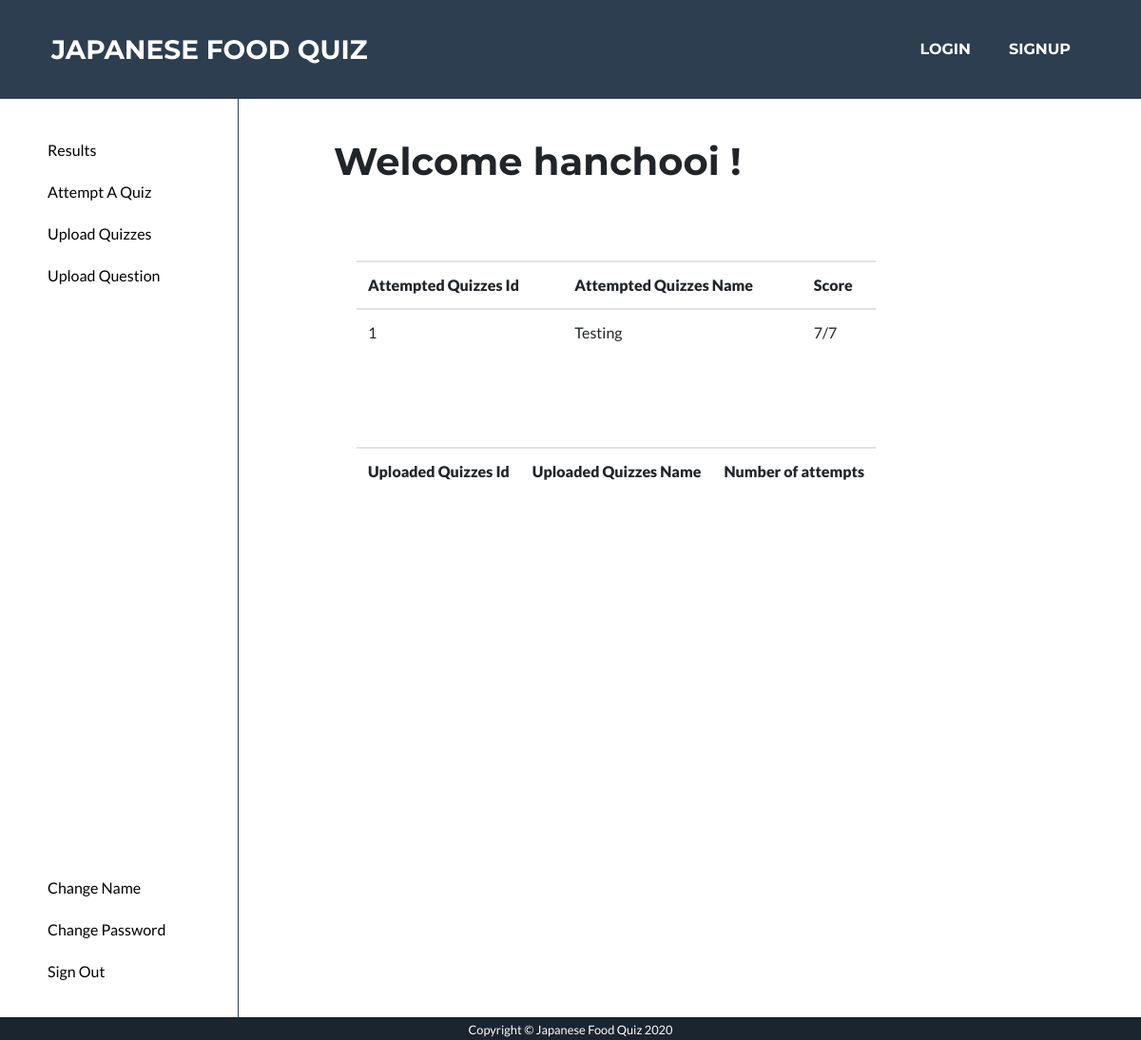
Before: /user_page (signed in) with the older database file.
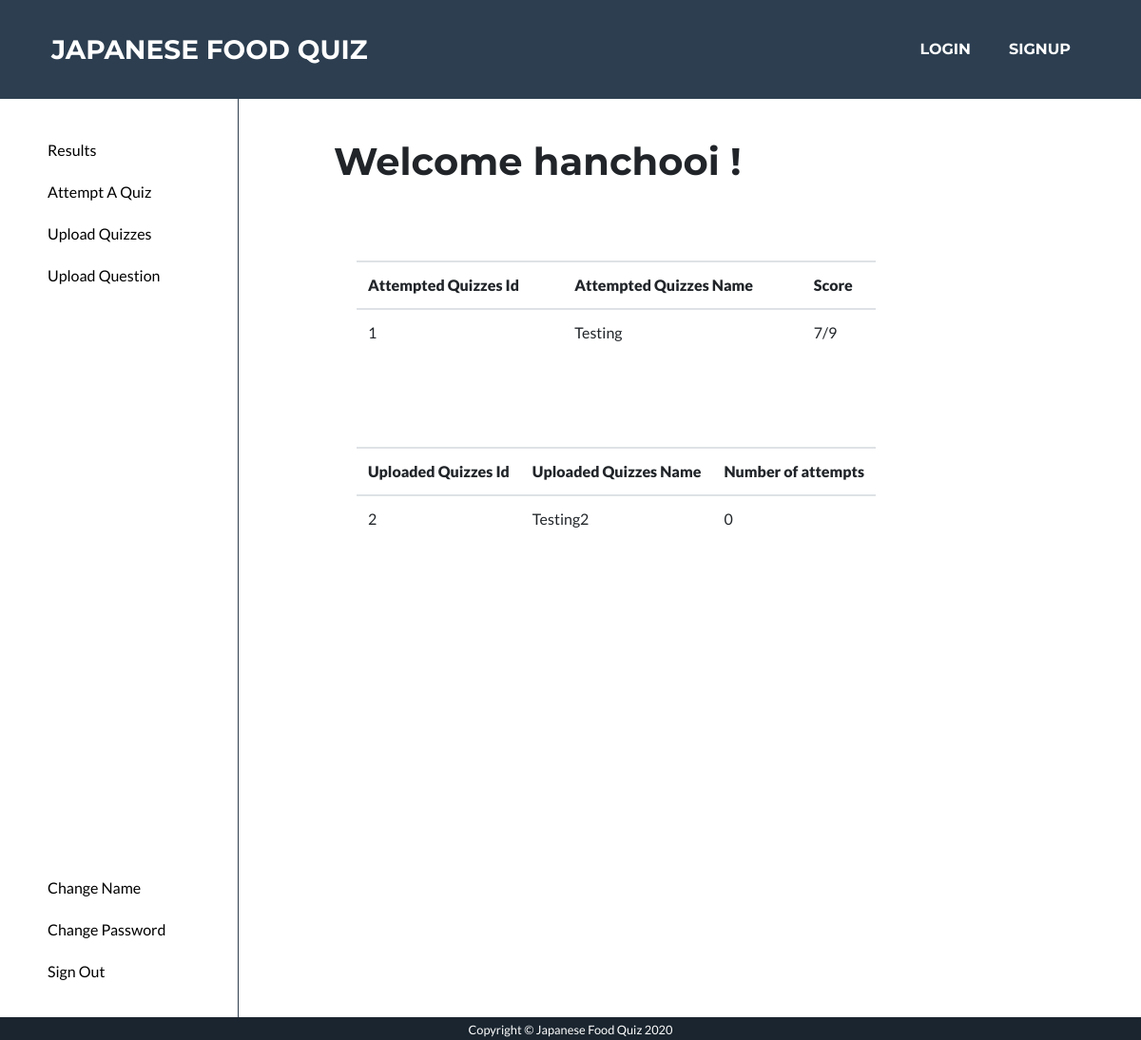
After: the same page with the newer database file.
### app/models.py (models this page shows, shortened)
class User(UserMixin, db.Model):
    __table_args__ = {'extend_existing': True}
    id = db.Column(db.String, primary_key=True)
    email = db.Column(db.String(128))
    name = db.Column(db.String(128))
    password_hash = db.Column(db.String(128))
    status = db.Column(db.String)
    last_login = db.Column(db.DATE, nullable=False, default=datetime.now)

class QuizSet(db.Model):
    __table_args__ = {'extend_existing': True}
    quizSetID = db.Column(db.Integer, primary_key=True)
    name = db.Column(db.String(100))
    description = db.Column(db.String(100))
    picture = db.Column(db.String(100))
    userID = db.Column(db.String)
    status = db.Column(db.String(100))

### app/routes.py (the view)
@app.route('/user_page')
@login_required
def user_page():
    user = current_user
    if user.name == "admin":
        return redirect('/manage_user')
    answers = Answer.query.filter_by(userID=int(user.id)).all()
    show_answers = []
    if answers and len(answers) > 0:
        for answer in answers:
            records= answer.correctNumber.split(",")
            quiz_set = QuizSet.query.filter_by(quizSetID=answer.quizSetID).first()
            if quiz_set:
                score = str(len(records)-1)+"/"+str(answer.totalNumber)
                show = {"quiz_set_id": answer.quizSetID, "name": quiz_set.name, "score": score}
                show_answers.append(show)
    quiz_sets = QuizSet.query.all()
    show_quizs = []
    if quiz_sets and len(quiz_sets) > 0:
        for quiz_set in quiz_sets:
            if quiz_set.userID != user.id:
                continue
            q_answers = Answer.query.filter_by(quizSetID=int(quiz_set.quizSetID)).all()
            otherNumber = 0
            if q_answers is not None:
                otherNumber = len(q_answers)
            show = {"quiz_set_id": quiz_set.quizSetID, "name": quiz_set.name, "otherNumber": otherNumber}
            show_quizs.append(show)
    if user.status == "admin":
        return render_template('user_page.html', username=current_user.name)
    else:
        return render_template('user_page.html', username=current_user.name, show_answers=show_answers, show_quizs=show_quizs)

### app/models.py (called while the page is built)
@login.user_loader
def load_user(id):
    user = User.query.filter_by(id=(int(id))).first()
    return user

### app/templates/user_page.html (shortened to what this page needs)
<!DOCTYPE html>
<html lang="en">
  <head>
    <link href="/static/style.css" rel="stylesheet" />
    <link rel="stylesheet" type="text/css" href="static/default.css" />
    <link rel="stylesheet" type="text/css" href="static/user_page.css" />
    {% extends 'base.html' %} {% block content %}
    <body>
      <div class="main">
        <div class="navbar2">
          <ul class="nav_ul2">
            <li class="nav_list2">
              <a href="/user_page"><button>Results</button> </a>
            </li>
            <li class="nav_list2">
              <a href="/qs"><button>Attempt A Quiz </button></a>
            </li>
            <li class="nav_list2">
              <a href="/upload_question_set"
                ><button>Upload Quizzes</button>
              </a>
            </li>
            <li class="nav_list2">
              <a href="/upload_quiz"
                ><button>Upload Question</button>
              </a>
            </li>
            <li class="nav_list2_bottom">
                <a href="/user_change_name"><button>Change Name</button></a>
            </li>
            <li class="nav_list2">
                <a href="/user_change_password"><button>Change Password</button></a>
            </li>
            <li class="nav_list2">
                <a href="/logout"><button>Sign Out</button></a>
            </li>
          </ul>
        </div>
        <div class="main_part">
          <h1> Welcome {{ username }} !</h1>
          <div class="flexList container" style="margin-bottom: 5rem;">
              <table class="table">
              <tr>
                  <th><strong>Attempted Quizzes Id</strong></th>
                  <th><strong>Attempted Quizzes Name</strong></th>
                  <th><strong>Score</strong></th>
              </tr>
                {%  for answer in show_answers %}
                  <tr>
                          <td>{{ answer.quiz_set_id }}</td>
                          <td>{{ answer.name }}</td>
                          <td>{{ answer.score }}</td>
                  </tr>
               {% endfor %}
          </table>
          <br>
          <br>
          </div>
          <div class="flexList container">
              <table class="table">
              <tr>
                  <th><strong>Uploaded Quizzes Id</strong></th>
                  <th><strong>Uploaded Quizzes Name</strong></th>
                  <th><strong>Number of attempts</strong></th>
              </tr>
                {%  for quiz in show_quizs %}
                  <tr>
                          <td>{{ quiz.quiz_set_id }}</td>
                          <td>{{ quiz.name }}</td>
                          <td>{{ quiz.otherNumber }}</td>
                  </tr>
               {% endfor %}
              </table>
          </div>
        </div>
      </div>
      {% endblock %}

### app/templates/base.html (shortened to what this page needs)
  </head>
  <body id="page-top">
    <nav
      class="navbar navbar-expand-lg bg-secondary text-uppercase fixed-top"
      id="mainNav"
    >
      <div class="container">
        <a class="navbar-brand js-scroll-trigger" href="/index"
          >Japanese Food Quiz</a
        >
        <div class="collapse navbar-collapse" id="navbarResponsive">
          <ul class="navbar-nav ml-auto">
            <li class="nav-item mx-0 mx-lg-1"
            style="padding:0; margin: 0 0.25rem 0 0.25rem">
              <a
                class="nav-link py-3 px-0 px-lg-3 rounded js-scroll-trigger"
                href="/user_login"
                style="padding:1rem;"
                >Login</a
              >
            </li>
            <li class="nav-item mx-0 mx-lg-1" style="padding:0; margin: 0 0.25rem 0 0.25rem">
              <a
                class="nav-link py-3 px-0 px-lg-3 rounded js-scroll-trigger"
                href="/user_register"
                style="padding:1rem;"
                >Signup</a
              >
            </li>
          </ul>
        </div>
      </div>
    </nav>
    {% block content %}{% endblock %}
    <section class="copyright text-center text-white" style="height: 1.5rem;">
      <div class="container" >
        <small>Copyright © Japanese Food Quiz 2020</small>
      </div>
    </section>
  </body>
</html>

### app/static/default.css (style rules this page uses)
* { -webkit-box-sizing: border-box; box-sizing: border-box; margin: 0; padding: 0; }
.main { display: flex; flex-direction: row; left: 0; right: 0; top: 0; bottom: 0; width: 100%; height: 100%; }
.navbar2 { margin: 0; padding: 0; border-right: 0.0625rem solid #2f3e4e; height: 100%; }
.nav_ul2 { width: 12.5rem; margin-right: 3.125rem; margin-top: 3.125rem; }
.nav_list2 { padding-bottom: 1.25rem; }
.nav_list2_bottom { margin-top: 300%; margin-right: 0; margin-left: 3.125rem; padding-left: 0; padding-right: 0; padding-bottom: 1.25rem; }
li { padding-left: 3.125rem; list-style-type: none; padding-bottom: 0.625rem; }

### app/static/user_page.css (style rules this page uses)
button { color: black; background: white; text-shadow: none; box-shadow: none; border: none; }
.main_part { margin-left: 6.25rem; margin-top: 3.125rem; }
.flexList { display: flex; flex-direction: row; flex-wrap: wrap; }

Changed rows visible on the page:
changed QuizSet "Testing": score "7/7" → "7/9"
added QuizSet: quiz_set_id "2", name "Testing2", otherNumber "0"
